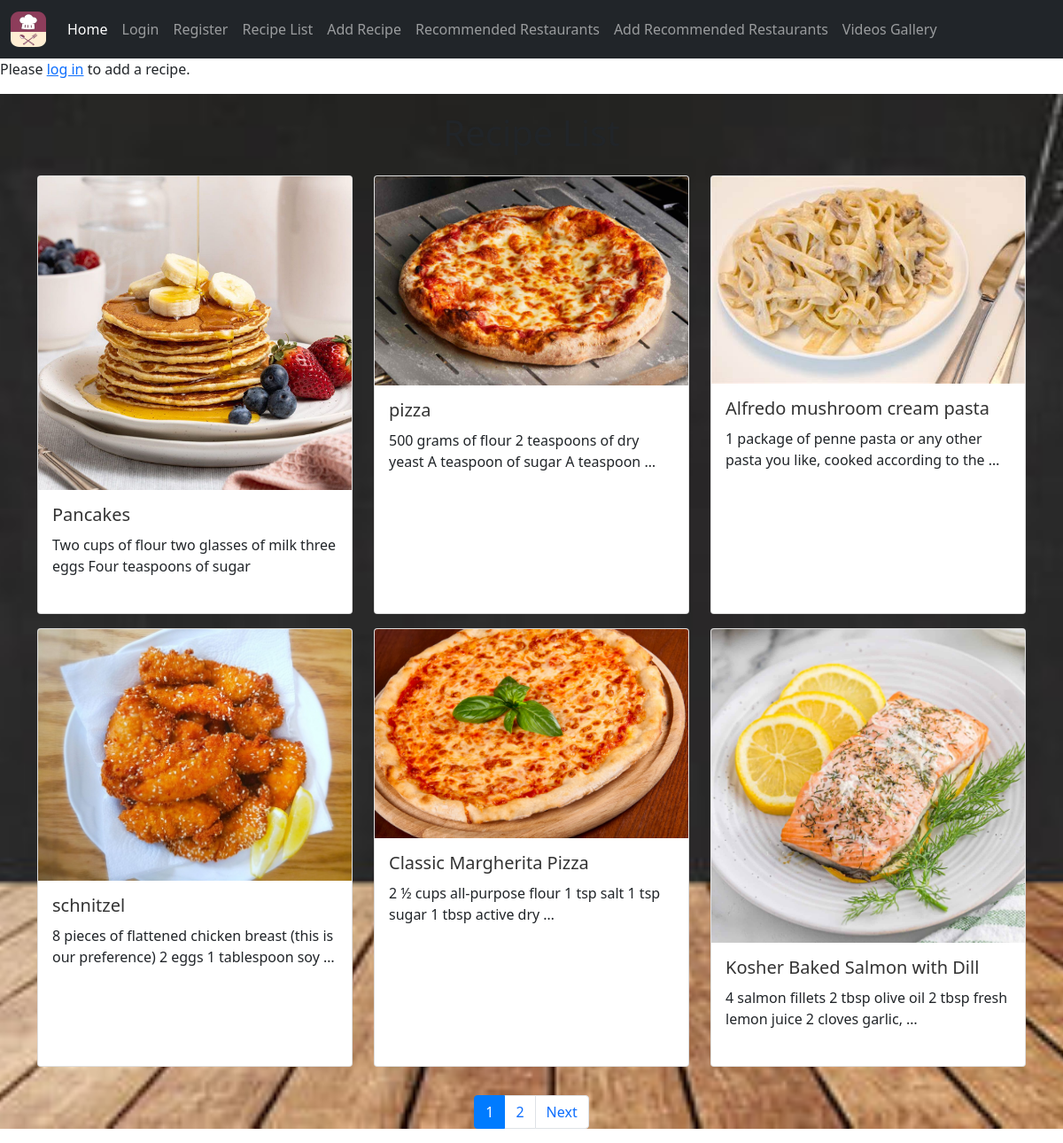
Screenshot of /goodmeal/list/ with the database file from the repository.
### goodmeal_app/models.py (models this page shows)
class Recipe(models.Model):
    recipe = models.CharField(max_length=30, null=True, blank=True)
    composites = models.TextField()  # Keep as TextField for now, consider JSONField later
    instructions = models.TextField()
    image = models.ImageField(upload_to='recipes/', null=True, blank=True)  # Add this field
    created_by = models.ForeignKey(User, on_delete=models.CASCADE, related_name='recipes', default=1)

### goodmeal_app/views.py (the view)
# urls.py: path('list/',views.recipe_list, name='recipe_list'),
def recipe_list(request):
    if request.method == "POST":
        form = RecipeForm(request.POST)
        if form.is_valid():
            form.save()
            messages.success(request, "New recipe added!")
            return redirect('recipe_list')
    else:
        form = RecipeForm()
    all_recipes = Recipe.objects.all()
    paginator = Paginator(all_recipes, 6)  # Paginate by 5 recipes per page
    page = request.GET.get('pg')
    all_recipes = paginator.get_page(page)
    return render(request, 'recipe_list.html', {'all_recipes': all_recipes, 'form': form})

### templates/recipe_list.html (shortened to what this page needs)
{% extends "base.html" %}
{% load static %}
{% block content %}
<div class="action-container">
 {% if user.is_authenticated %}
 <div class="add-restaurant-button">
 <a href="{% url 'add_recipe' %}" class="btn btn-primary add-button">Add Recipe</a>
 </div>
 {% else %}
 <p>Please <a href="{% url 'login' %}">log in</a> to add a recipe.</p>
 {% endif %}
</div>
<div class="recipe-list-background">
 <div class="container">
 <h1 class="text-center mb-4">Recipe List</h1>
 <div class="row">
 {% for recipe in all_recipes %}
 <div class="col-md-4 mb-3">
 <div class="card h-100">
 <a href="{% url 'recipe_detail' recipe.id %}">
 {% if recipe.image %}
 <img src="{{ recipe.image.url }}" class="card-img-top" alt="{{ recipe.recipe }}">
 {% endif %}
 </a>
 <div class="card-body">
 <h5 class="card-title">
 <a href="{% url 'recipe_detail' recipe.id %}">{{ recipe.recipe }}</a>
 </h5>
 <p class="card-text">{{ recipe.composites|truncatewords:15 }}</p>
 </div>
 </div>
 </div>
 {% endfor %}
 </div>
 <div class="mt-3">
 <nav>
 <ul class="pagination justify-content-center">
 {% for num in all_recipes.paginator.page_range %}
 <li class="page-item {% if all_recipes.number == num %}active{% endif %}">
 <a class="page-link" href="?pg={{ num }}">{{ num }}</a>
 </li>
 {% endfor %}
 {% if all_recipes.has_next %}
 <li class="page-item"><a class="page-link" href="?pg={{ all_recipes.next_page_number }}">Next</a></li>
 {% endif %}
 </ul>
 </nav>
 </div>
 </div>
</div>
{% endblock content %}

### rows the page displays
Recipe: image (picture), recipe "Pancakes", composites "Two cups of flour two glasses of milk three eggs Four teaspoons of sugar"
Recipe: image (picture), recipe "pizza", composites "500 grams of flour 2 teaspoons of dry yeast A teaspoon of sugar A teaspoon …"
Recipe: image (picture), recipe "Alfredo mushroom cream pasta", composites "1 package of penne pasta or any other pasta you like, cooked according to the …"
Recipe: image (picture), recipe "schnitzel", composites "8 pieces of flattened chicken breast (this is our preference) 2 eggs 1 tablespoon soy …"
Recipe: image (picture), recipe "Classic Margherita Pizza", composites "2 ½ cups all-purpose flour 1 tsp salt 1 tsp sugar 1 tbsp active dry …"
Recipe: image (picture), recipe "Kosher Baked Salmon with Dill", composites "4 salmon fillets 2 tbsp olive oil 2 tbsp fresh lemon juice 2 cloves garlic, …"

### other values shown
{{ num }} "1" "2"
